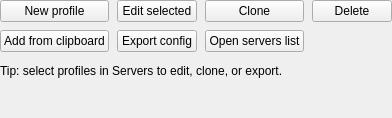
         <widget class="QWidget" name="page_profiles">
          <layout class="QVBoxLayout" name="profilesLayout">
           <property name="spacing">
            <number>12</number>
           </property>
           <property name="leftMargin">
            <number>0</number>
           </property>
           <property name="topMargin">
            <number>0</number>
           </property>
           <property name="rightMargin">
            <number>0</number>
           </property>
           <property name="bottomMargin">
            <number>0</number>
           </property>
           <item>
            <layout class="QGridLayout" name="profilesActionsGrid">
             <property name="horizontalSpacing">
              <number>8</number>
             </property>
             <property name="verticalSpacing">
              <number>8</number>
             </property>
             <item row="0" column="0">
              <widget class="QPushButton" name="profiles_new">
               <property name="text">
                <string>New profile</string>
               </property>
              </widget>
             </item>
             <item row="0" column="1">
              <widget class="QPushButton" name="profiles_edit">
               <property name="text">
                <string>Edit selected</string>
               </property>
              </widget>
             </item>
             <item row="0" column="2">
              <widget class="QPushButton" name="profiles_clone">
               <property name="text">
                <string>Clone</string>
               </property>
              </widget>
             </item>
             <item row="0" column="3">
              <widget class="QPushButton" name="profiles_delete">
               <property name="text">
                <string>Delete</string>
               </property>
              </widget>
             </item>
             <item row="1" column="0">
              <widget class="QPushButton" name="profiles_import_clipboard">
               <property name="text">
                <string>Add from clipboard</string>
               </property>
              </widget>
             </item>
             <item row="1" column="1">
              <widget class="QPushButton" name="profiles_export">
               <property name="text">
                <string>Export config</string>
               </property>
              </widget>
             </item>
             <item row="1" column="2">
              <widget class="QPushButton" name="profiles_open_servers">
               <property name="text">
                <string>Open servers list</string>
               </property>
              </widget>
             </item>
            </layout>
           </item>
           <item>
            <widget class="QLabel" name="profiles_hint">
             <property name="text">
              <string>Tip: select profiles in Servers to edit, clone, or export.</string>
             </property>
             <property name="alignment">
              <set>Qt::AlignLeft|Qt::AlignVCenter</set>
             </property>
            </widget>
           </item>
           <item>
            <spacer name="profiles_spacer">
             <property name="orientation">
              <enum>Qt::Vertical</enum>
             </property>
             <property name="sizeHint" stdset="0">
              <size>
               <width>20</width>
               <height>40</height>
              </size>
             </property>
            </spacer>
           </item>
          </layout>
         </widget>
